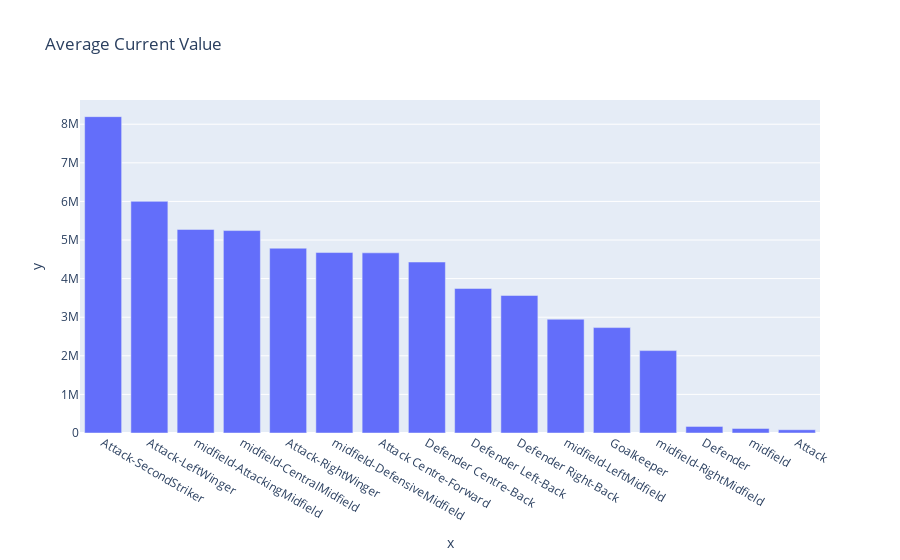

The notebook cell this image was saved under:
### Code cell
avg_value = df_football.groupby('position')['current_value'].mean().sort_values(ascending=False)
fig = px.bar(x=avg_value.index, y= avg_value.values, title='Average Current Value')
fig.show()

### Figure 1 — Plotly figure (JSON) as saved in the notebook; plotly's stock layout.template omitted (floating-point values rounded to 4 significant figures)
{"data": [{"alignmentgroup": "True", "hovertemplate": "x=%{x}<br>y=%{y}<extra></extra>", "legendgroup": "", "marker": {"color": "#636efa", "pattern": {"shape": ""}}, "name": "", "offsetgroup": "", "orientation": "v", "showlegend": false, "textposition": "auto", "type": "bar", "x": ["Attack-SecondStriker", "Attack-LeftWinger", "midfield-AttackingMidfield", "midfield-CentralMidfield", "Attack-RightWinger", "midfield-DefensiveMidfield", "Attack Centre-Forward", "Defender Centre-Back", "Defender Left-Back", "Defender Right-Back", "midfield-LeftMidfield", "Goalkeeper", "midfield-RightMidfield", "Defender", "midfield", "Attack"], "xaxis": "x", "y": [8196000.0, 6002000.0, 5274000.0, 5245000.0, 4787000.0, 4675000.0, 4668000.0, 4430000.0, 3746000.0, 3563000.0, 2948000.0, 2731000.0, 2135000.0, 171400.0, 118300.0, 85000], "yaxis": "y"}], "layout": {"barmode": "relative", "legend": {"tracegroupgap": 0}, "title": {"text": "Average Current Value"}, "xaxis": {"anchor": "y", "domain": [0, 1], "title": {"text": "x"}}, "yaxis": {"anchor": "x", "domain": [0, 1], "title": {"text": "y"}}}}
